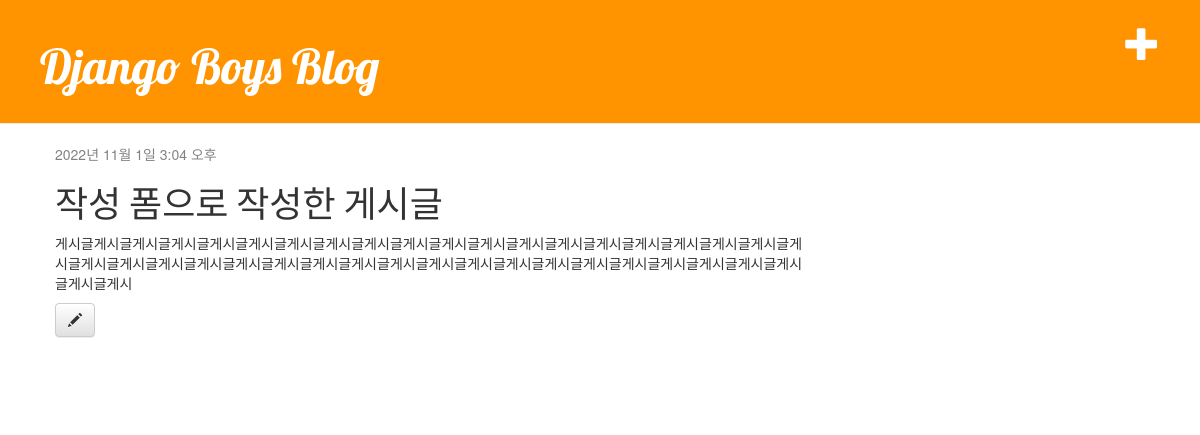
The page /post/10/ on the database its author committed.
### blog/models.py (models this page shows, shortened)
class Post(models.Model):
    author = models.ForeignKey(settings.AUTH_USER_MODEL, on_delete=models.CASCADE)
    title = models.CharField(max_length=200)
    text = models.TextField()
    created_date = models.DateTimeField(default=timezone.now)
    published_date = models.DateTimeField(blank=True, null=True)

### blog/views.py (the view)
# urls.py: path('post/<int:pk>/', views.post_detail, name='post_detail'),
def post_detail(request, pk):
    post = get_object_or_404(Post, pk=pk)
    return render(request, 'blog/post_detail.html', {'post' : post})

### blog/templates/blog/post_detail.html
{% extends 'blog/base.html' %}
{% block content %}
<div class="post">
    {% if post.published_date %}
    <div class="date">
        {{ post.published_date }}
    </div>
    {% endif %}
    <h1>{{ post.title }}</h1>
    <p>{{ post.text|linebreaksbr }}</p>
    <a class="btn btn-default" href="{% url 'post_edit' pk=post.pk %}">
        <span class="glyphicon glyphicon-pencil"></span>
    </a>
</div>
{% endblock %}

### blog/static/css/blog.css (style rules this page uses)
h1, h2, h3, h4 { font-family: 'Lobster', cursive; }
.date { color: #828282; }
.post { margin-bottom: 70px; }

### rows shown on the page
Post: published_date "2022년 11월 1일 3:04 오후", title "작성 폼으로 작성한 게시글", text "게시글게시글게시글게시글게시글게시글게시글게시글게시글게시글게시글게시글게시글게시글게시글게시글게시글게시글게시글게시글게시글게시글게시글게시글게시글게시글게시글게시글게시글게시글게시글게시글게시글게시글게시글게시글게시글게시글게시글게시글게시"
